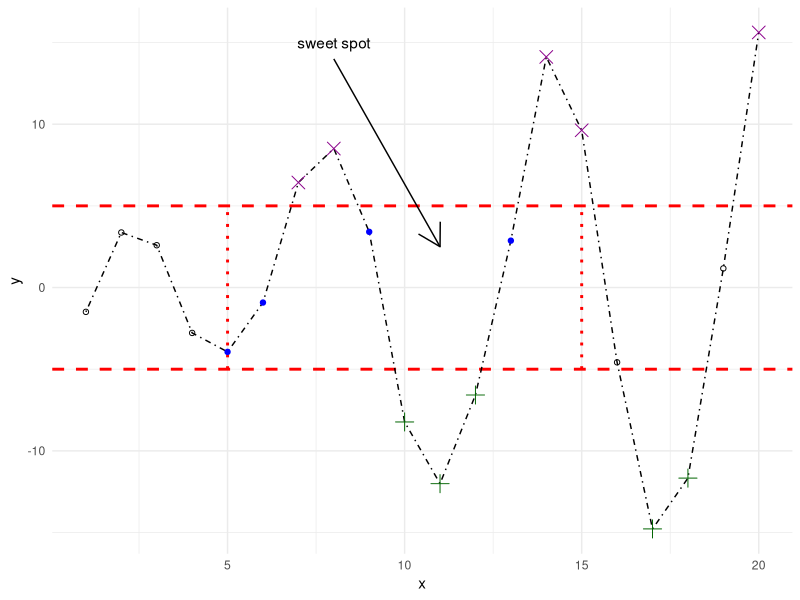

This chart was generated by the following R code:

library("ggplot2")
x <- 1:20

y <-
  c(-1.49,3.37,2.59,-2.78,-3.94,-0.92,6.43,8.51,3.41,-8.23,-12.01,-6.58,2.87,14.12,9.63,-4.58,-14.78,-11.67,1.17,15.62)

df <- data.frame(x=x, y=y)

df$group <- "standard"

df$group[y >= 5] <- "too big"

df$group[y <= -5] <- "too small"

df$group[(x >=5 & x <=15) & (y > -5 & y < 5)] <- "sweet"

df$group <- factor(df$group, levels=c("too big", "too small", "sweet", "standard"))

p <- ggplot(df, aes(x=x, y=y)) +
  geom_hline(yintercept=c(-5,5), color="red", linetype=2,
             linewidth=1) +
  
  # vertical sweet x-range using annotate (fix for warning)
  
  annotate("segment", x=5, y=-5, xend=5, yend=5, color="red",
           linetype=3, linewidth=1) +
  
  annotate("segment", x=15, y=-5, xend=15, yend=5, color="red",
           linetype=3, linewidth=1) +
  
  # overall process line
  
  geom_line(linetype=4) +
  # categorized points
  
  geom_point(data=subset(df, group=="too big"), shape=4, color="darkmagenta", size=4) +
  
  geom_point(data=subset(df, group=="too small"), shape=3, color="darkgreen", size=4) +
  
  geom_point(data=subset(df, group=="sweet"), shape=19, color="blue") +
  
  geom_point(data=subset(df, group=="standard"), shape=1) +
  
  # annotation
  
  annotate("segment", x=8, y=14, xend=11, yend=2.5, arrow=arrow()) +
  
  annotate("text", x=8, y=15, label="sweet spot") +
  
  theme_minimal()

print(p)
